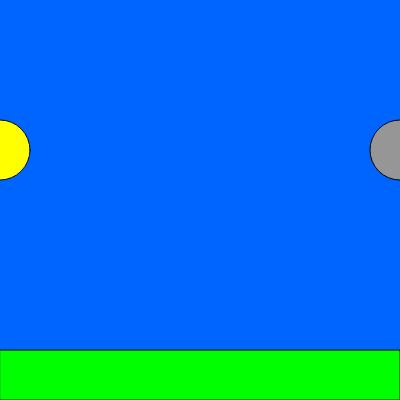
Frame 1 (no input)
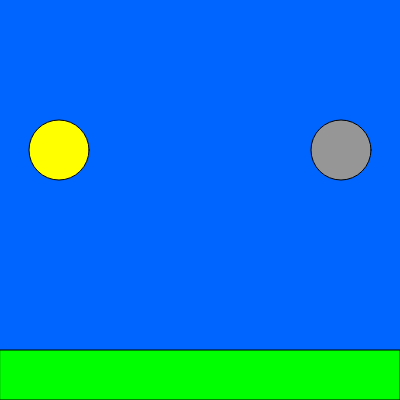
Frame 60 (no input)
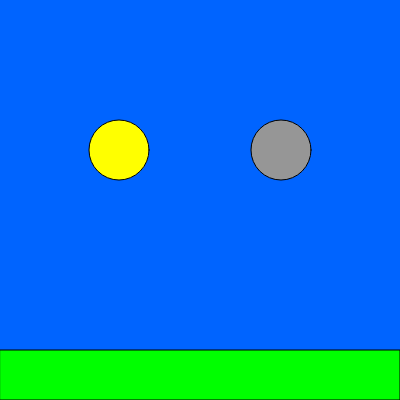
Frame 120 (the mouse pressed at the canvas centre since frame 60)

The p5.js sketch that drew these frames (run headless with seeded random() and noise() and a simulated clock; from frame 60 on, the mouse is pressed at the canvas centre):

// p5.js sketch
// ── sketch.js
let i = 0;

function setup() {
  createCanvas(400, 400);
}

function draw() {
  background(0, 100, 255); // Blue sky as a background

  fill(0, 255, 0); // Green
  rect(0, 350, 400, 50); // Grass

  fill(255, 255, 0); // Yellow
  circle(i, 150, 60); // Sun

  fill(150, 150, 150); // Grey
  circle(400 - i, 150, 60); // Moon

  i = i + 1; // this moves the sun and moon

  if (i > 400) {
    i = 0; // Resets the movement
  }
}
